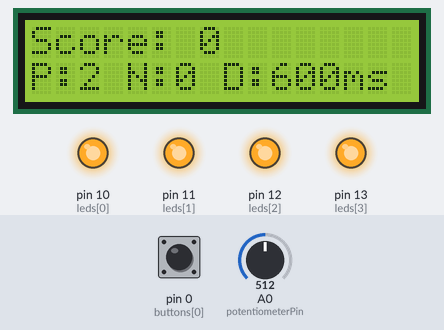
Recording of a program running on a simulated Arduino Uno, built with avr-gcc and run on an emulated ATmega328P. On the bench: 16×2 character LCD, output pins drawn as LEDs (lit = HIGH). Inputs (shaded band) come from the test bench; at power-on: pin 0 (buttons[0]) HIGH, A0 (potentiometerPin) = 512. Random numbers use the default seed unless the program sets one. At 6.7 s the program stops and its outputs stay as they are.

Above: at 1.2 s.
1.3 s: pin 0 (buttons[0]) pulled LOW for 3.2 s
At 2.0 s:
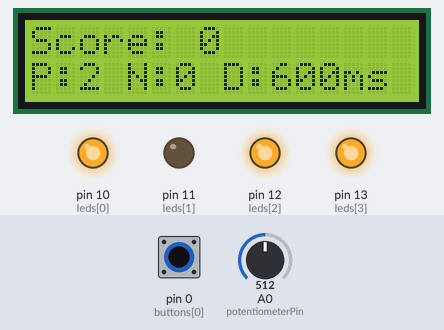
At 7.7 s:
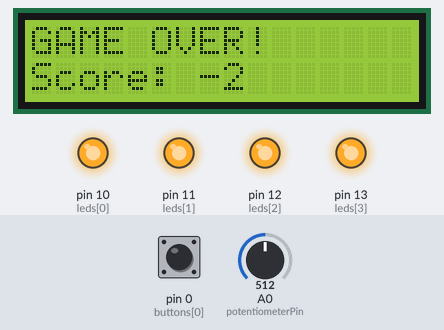
Timing chart, 0 to 8.2 s (numbered marks = the images above; inputs shaded):
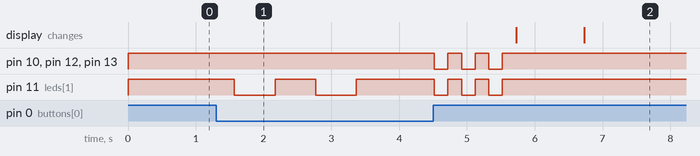

The program:

main.cpp
```cpp
#include <LiquidCrystal.h>

#define ON 0
#define OFF 1

// LED pin assignment
int leds[4] = {10, 11, 12, 13};

// Button pin assignment
int buttons[4] = {0, 1, 2, 3};

// Potentiometer
int sensorValue = 0;
int potentiometerPin = A0;

// LCD
const int rs = 8, en = 9, d4 = 4, d5 = 5, d6 = 6, d7 = 7;
LiquidCrystal lcd(rs, en, d4, d5, d6, d7);

// Pattern and score
int pattern[20];
int patternLength = 2;
int score = 0;
int patternCount = 0;

// Delay (in ms) between two LED lights
int delayTime = 0;


void setup()
{
  // LED initialization
  for (int i = 0; i < 4; i++)
  {
      // Configure leds[i] pin as output
      pinMode(leds[i], OUTPUT);
      // Turn off the LED
      digitalWrite(leds[i], OFF);
  }

  // Button initialization
  for (int i = 0; i < 4; i++)
   pinMode(buttons[i], INPUT);

  sensorValue = analogRead(potentiometerPin);
  delayTime = map(sensorValue, 0, 1023, 200, 1000);

  // LCD
  // Set LCD size
  // 16 columns and 2 rows
  lcd.begin(16, 2);
  updateLCD(0);
}


void loop()
{
  delay(1500);
  randomSeed(millis());
  // Read potentiometer to adjust speed
  sensorValue = analogRead(potentiometerPin);
  delayTime = map(sensorValue, 0, 1023, 200, 1000);

  // Generate pattern
  for (int i = 0; i < patternLength; i++)
   pattern[i] = random(0, 4);

  // Display pattern
  showPattern();

  // Player turn
  bool ok = playerTurn();
  if (ok) {
    score += patternLength;
    patternLength++;
  } else {
    score -= patternLength;
    patternLength--;
    if (patternLength < 2) patternLength = 2;
    errorFlash();
  }
  patternCount++;
  updateLCD(0);
  delay(1000);
  if (patternCount >= 10 || score < 0)
   gameOver();
  updateLCD(1);
  delay(1000);
  updateLCD(0);

}

// Display LED sequence
void showPattern() {
  for (int i = 0; i < patternLength; i++)
  {
    int numero_de_led = pattern[i];
    int pin_led = leds[numero_de_led];
    digitalWrite(pin_led, ON);
    delay(delayTime);
    digitalWrite(leds[pattern[i]], OFF);
    delay(delayTime);
  }
}

// Player turn
bool playerTurn() {
  unsigned long time_0;
  // Number of milliseconds at this moment
  time_0 = millis();
  for (int i = 0; i < patternLength; i++)
  {
    int pressed = waitForButton(time_0);
    if (pressed != pattern[i]) return false;
  }
  return true;
}

// Wait for a button press and release
int waitForButton(unsigned long t0)
{
  // Continue scanning buttons as long as less than 15s have passed since pattern display
  while ( (millis() - t0) < 15000)
  {
    for (int i = 0; i < 4; i++)
    {
      // Is button i pressed ( = LOW )?
      if (digitalRead(buttons[i]) == LOW)
      {
        delay(20);
        // Check if it is still pressed
        if (digitalRead(buttons[i]) == LOW)
        {
          // Wait until button is released
          while (digitalRead(buttons[i]) == LOW)
          {

          }

          // Wait 20ms before scanning the next button
          delay(20);
          return i;
        }
      }
    }
  }
  // If we reach here, more than 15s have passed since pattern display
  return -1;
}

// Error LED flash
void errorFlash() {
  for (int i = 0; i < 3; i++) {
    for (int j = 0; j < 4; j++) digitalWrite(leds[j], ON);
    delay(200);
    for (int j = 0; j < 4; j++) digitalWrite(leds[j], OFF);
    delay(200);
  }
}

// LCD update
void updateLCD(int ready)
 {
  lcd.clear();
  lcd.setCursor(0, 0);
  lcd.print("Score: ");
  lcd.print(score);
  lcd.setCursor(0, 1);
  if (ready)
  {
    lcd.print("Ready ?");
  }
  else
  {
    lcd.print("P:");
    lcd.print(patternLength);
    lcd.print(" N:");
    lcd.print(patternCount);
    lcd.print(" D:");
    lcd.print(delayTime);
    lcd.print("ms");
  }
}

// End of game
void gameOver() {
  lcd.clear();
  lcd.setCursor(0, 0);
  lcd.print("GAME OVER!");
  lcd.setCursor(0, 1);
  lcd.print("Score: ");
  lcd.print(score);
  while (true);
}
```

Measured:
- after the input at 1.3 s, pin 10 (leds[0]), pin 12 (leds[2]), pin 13 (leds[3]): alternates HIGH for 0.20 s and LOW for 0.20 s, 6 changes in all, then stays HIGH, starting after 3.2 s; the display: first changes after 4.4 s (image 2 shows a later state)
